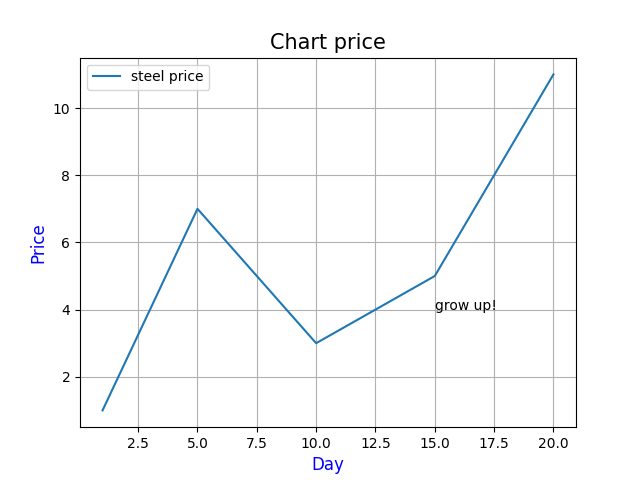

Python code for this plot:
import matplotlib.pyplot as plt
x = [1, 5, 10, 15, 20]
y = [1, 7, 3, 5, 11]
plt.plot(x, y, label='steel price')
plt.title('Chart price', fontsize=15)
plt.xlabel('Day', fontsize=12, color='blue')
plt.ylabel('Price', fontsize=12, color='blue')
23
plt.legend()
plt.grid(True)
plt.text(15, 4, 'grow up!')
plt.show()
